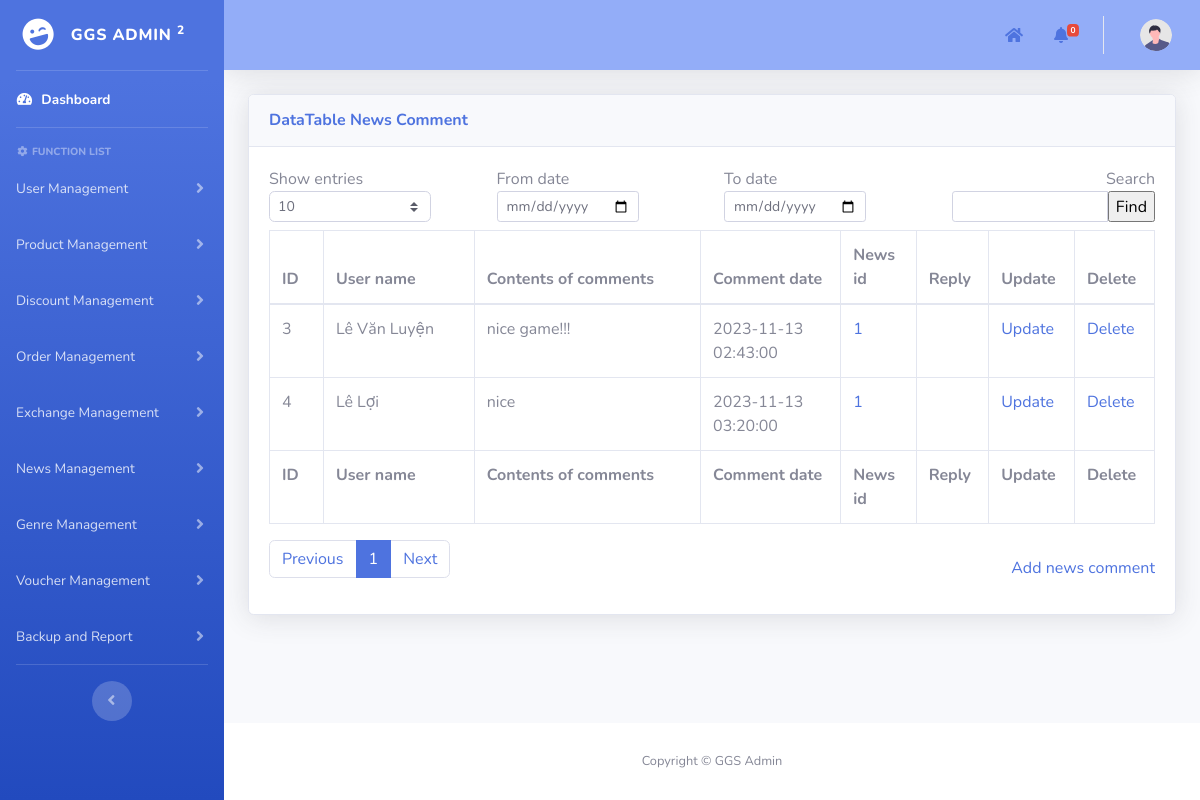
Before: /admin/pages/newsManagement/news_comments.php with the older database file.
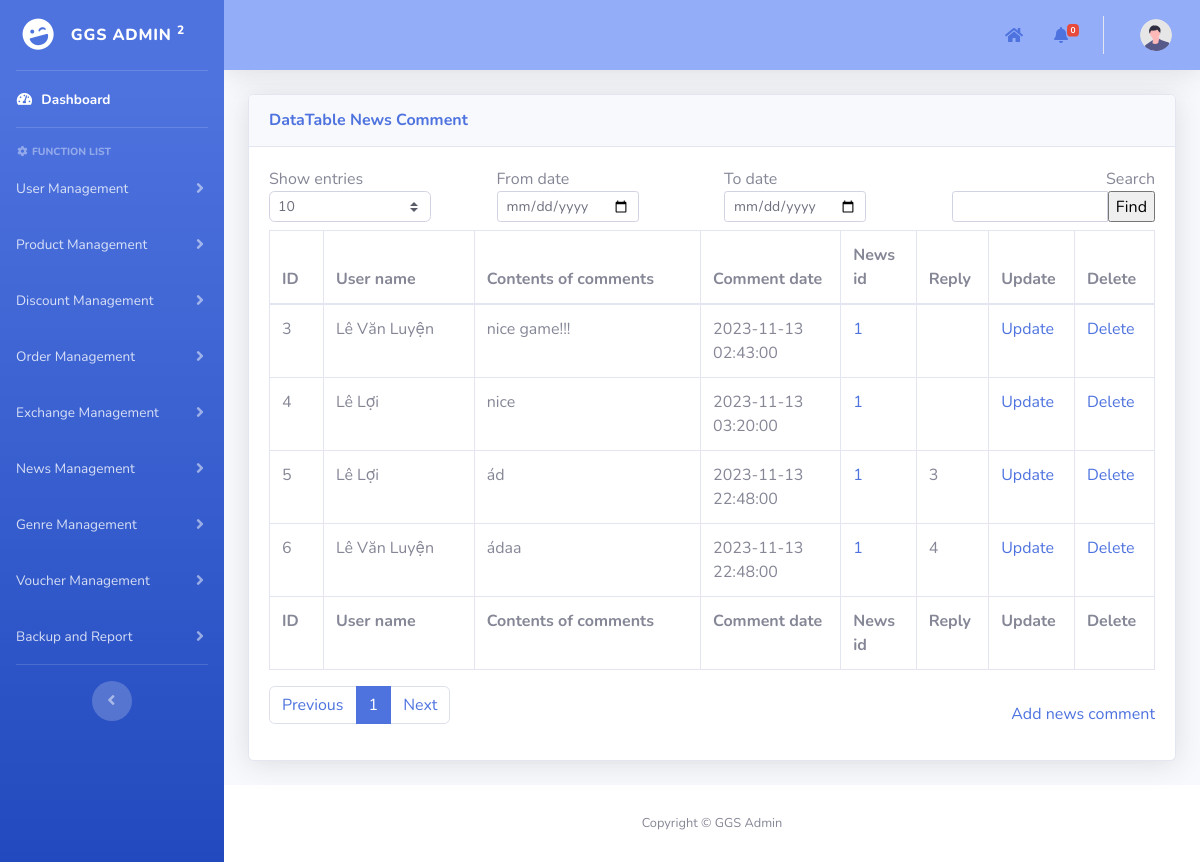
After: the same page with the newer database file.
### tables this page shows
CREATE TABLE `news_comments` (
  `id` int(11) NOT NULL AUTO_INCREMENT,
  `comment` text NOT NULL,
  `comment_date` datetime NOT NULL,
  `news_id` int(11) DEFAULT NULL,
  `user_id` int(11) DEFAULT NULL,
  `reply_id` int(11) DEFAULT NULL,
  PRIMARY KEY (`id`),
  KEY `news_id` (`news_id`),
  KEY `user_id` (`user_id`),
  KEY `fk_reply_id` (`reply_id`),
  CONSTRAINT `fk_reply_id` FOREIGN KEY (`reply_id`) REFERENCES `news_comments` (`id`) ON DELETE CASCADE ON UPDATE CASCADE,
  CONSTRAINT `news_comments_ibfk_1` FOREIGN KEY (`news_id`) REFERENCES `news` (`id`),
  CONSTRAINT `news_comments_ibfk_2` FOREIGN KEY (`user_id`) REFERENCES `users` (`id`)
);

CREATE TABLE `users` (
  `id` int(11) NOT NULL AUTO_INCREMENT,
  `username` varchar(50) NOT NULL,
  `password` varchar(100) NOT NULL,
  `role` enum('user','manufacturer','developer') NOT NULL,
  `full_name` varchar(60) NOT NULL,
  `phone_number` varchar(10) NOT NULL,
  `email` varchar(100) NOT NULL,
  `loyalty_points` int(11) NOT NULL DEFAULT 0,
  `Gcoin` int(11) NOT NULL DEFAULT 0,
  `login_attempts` int(11) NOT NULL DEFAULT 0,
  `locked_until` date DEFAULT NULL,
  PRIMARY KEY (`id`)
);

### admin/pages/add_template.php (called while the page is built, shortened)
<?php
include("../template/template.php");
?>

### admin/pages/newsManagement/news_comments.php (the view, shortened to what the rows shown need)
<?php
include("../add_template.php");
function main()
{
    include("../../../mod/database_connection.php");
    $search = isset($_POST["search"]) ? $_POST["search"] : "";
    $show_entries = isset($_POST["show_entries"]) ? $_POST["show_entries"] : 10;
    $from_date = isset($_POST["from_date"]) ? $_POST["from_date"] : "";
    $to_date = isset($_POST["to_date"]) ? $_POST["to_date"] : "";
    if (isset($_GET['page'])) {
        $page = $_GET['page'];
    } else {
        $page = 1;
    }
    if ($page == 1) {
        $begin = 0;
    } else {
        $begin = ($page * $show_entries) - $show_entries;
    }
    $query = "SELECT nc.*, u.full_name FROM news_comments nc, users u WHERE nc.user_id = u.id AND u.full_name LIKE ? ";
    $params = array("%" . $search . "%");
    $query .= "LIMIT ?, ?";
    $params[] = $begin;
    $params[] = $show_entries;
    $stmt = $conn->prepare($query);
    $stmt->bind_param(str_repeat("s", count($params)), ...$params);
    if (!$stmt->execute()) {
        die("Execute failed: " . $stmt->error);
    }
    $result = $stmt->get_result();
    ?>
    <div class="container-fluid">
        <form method="post" name="frmDataDiscount">
            <div class="card shadow mb-4">
                <div class="card-body">
                    <div class="table-responsive">
                        <div id="dataTable_wrapper" class="dataTables_wrapper dt-bootstrap4">
                            <div id="table_data_return">
                                <div class="row">
                                    <div class="col-sm-12">
                                        <table class="table table-bordered dataTable" id="dataTable" width="100%"
                                            cellspacing="0" role="grid" aria-describedby="dataTable_info"
                                            style="width: 100%;">
                                            <thead>
                                                <tr role="row">
                                                    <th class="sorting sorting_asc" tabindex="0" aria-controls="dataTable"
                                                        rowspan="1" colspan="1" aria-sort="ascending"
                                                        aria-label="ID: activate to sort column descending"
                                                        style="width: 50px;">
                                                        ID
                                                    </th>
                                                    <th class="sorting" tabindex="0" aria-controls="dataTable" rowspan="1"
                                                        colspan="1"
                                                        aria-label="Publish date: activate to sort column ascending"
                                                        style="width: 140px;">
                                                        User name
                                                    </th>
                                                    <th class="sorting" tabindex="0" aria-controls="dataTable" rowspan="1"
                                                        colspan="1"
                                                        aria-label="Contents of comments: activate to sort column ascending"
                                                        style="width: 210px;">
                                                        Contents of comments</th>
                                                    <th class="sorting" tabindex="0" aria-controls="dataTable" rowspan="1"
                                                        colspan="1" style="width: 130px;"
                                                        aria-label="Category: activate to sort column ascending"
                                                        style="width: 150px;">
                                                        Comment date
                                                    </th>
                                                    <th class="sorting" tabindex="0" aria-controls="dataTable" rowspan="1"
                                                        colspan="1"
                                                        aria-label="Publish date: activate to sort column ascending"
                                                        style="width: 70px;">
                                                        News id
                                                    </th>
                                                    <th class="sorting" tabindex="0" aria-controls="dataTable" rowspan="1"
                                                        colspan="1" aria-label="Reply: activate to sort column ascending"
                                                        style="width: 60px;">
                                                        Reply
                                                    </th>
                                                    <th class="sorting" tabindex="0" aria-controls="dataTable" rowspan="1"
                                                        colspan="1" aria-label="Age: activate to sort column ascending"
                                                        style="width: 70px;">Update
                                                    </th>
                                                    <th class="sorting" tabindex="0" aria-controls="dataTable" rowspan="1"
                                                        colspan="1" aria-label="Age: activate to sort column ascending"
                                                        style="width: 70px;">Delete
                                                    </th>
                                                </tr>
                                            </thead>
                                            <tfoot>
                                                <tr>
                                                    <th rowspan="1" colspan="1">ID</th>
                                                    <th rowspan="1" colspan="1">User name</th>
                                                    <th rowspan="1" colspan="1">Contents of comments</th>
                                                    <th rowspan="1" colspan="1">Comment date</th>
                                                    <th rowspan="1" colspan="1">News id</th>
                                                    <th rowspan="1" colspan="1">Reply</th>
                                                    <th rowspan="1" colspan="1">Update</th>
                                                    <th rowspan="1" colspan="1">Delete</th>
                                                </tr>
                                            </tfoot>
                                            <tbody>
                                                <?php
                                                if ($from_date != "" && $to_date != "" && $from_date > $to_date) {
                                                    echo '<td></td><td style="border: none;">Error: Start date must be greater than end date</td>';
                                                } else {
                                                    if ($result->num_rows > 0) {
                                                        while ($row = $result->fetch_assoc()) { ?>
                                                            <tr>
                                                                <td>
                                                                    <?php echo $row['id']; ?>
                                                                </td>
                                                                <td>
                                                                    <?php echo $row['full_name']; ?>
                                                                </td>
                                                                <td>
                                                                    <?php echo $row['comment']; ?>
                                                                </td>
                                                                <td>
                                                                    <?php echo $row['comment_date']; ?>
                                                                </td>
                                                                <td>
                                                                    <a href="news_management.php?id=<?= $row['news_id'] ?>">
                                                                        <?= $row['news_id'] ?>
                                                                    </a>
                                                                </td>
                                                                <td>
                                                                    <?php echo $row['reply_id']; ?>
                                                                </td>
                                                                <td>
                                                                    <a
                                                                        href="update_news_comment.php?id=<?php echo $row['id']; ?>">Update</a>
                                                                </td>
                                                                <td>
                                                                    <a
                                                                        href="javascript:deleteItem(<?php echo $row['id']; ?>)">Delete</a>
                                                                </td>
                                                            </tr>
                                                            <?php
                                                        }
                                                    } else {
                                                        echo '<td style="border: none;">No results found.</td>';
                                                    }
                                                }
                                                ?>
                                            </tbody>
                                        </table>
                                    </div>
                                </div>
                            </div>
                        </div>
                    </div>
                </div>
            </div>
        </form>
    </div>
<?php }
?>

Changed rows visible on the page:
added news_comments: id "5", user.full_name "Lê Lợi", comment "ád", comment_date "2023-11-13 22:48:00", news "1", reply "3"
added news_comments: id "6", user.full_name "Lê Văn Luyện", comment "ádaa", comment_date "2023-11-13 22:48:00", news "1", reply "4"
